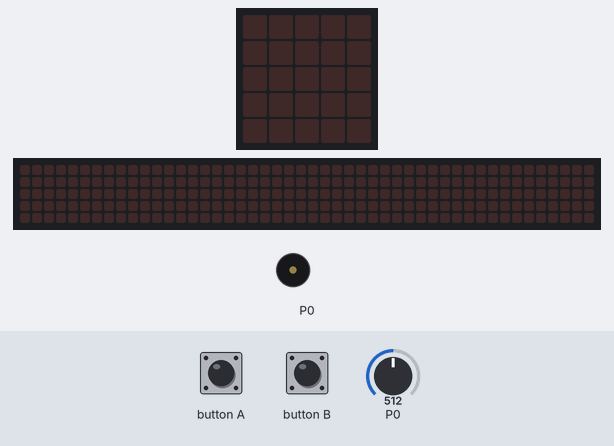
The program below on a simulated BBC micro:bit (MakeCode). Shown: the board's 5×5 LED display, a strip that is not on the board, showing the scrolling text unrolled, buzzer (waves = sounding). Inputs (shaded band) come from the test bench; at power-on: P0 = 512 (analog values on the 0–1023 scale). The 48×5 strip is a reading aid, not a part: it shows the text the display is scrolling, unrolled, one strip-width of it at a time.

Above: at 1.2 s.
1.3 s: button A pressed for 0.15 s
At 3.5 s:
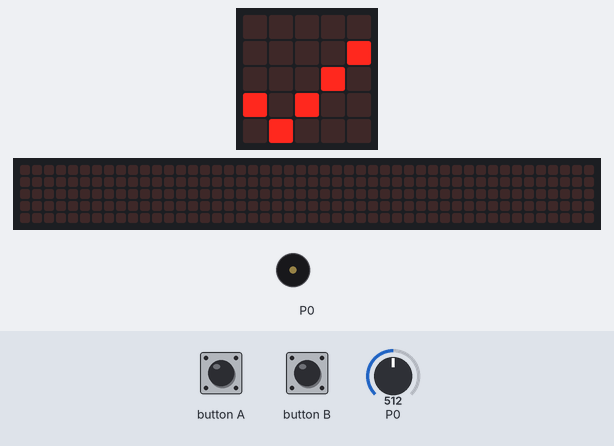
4.4 s: button B pressed for 0.15 s
At 7.47 s:
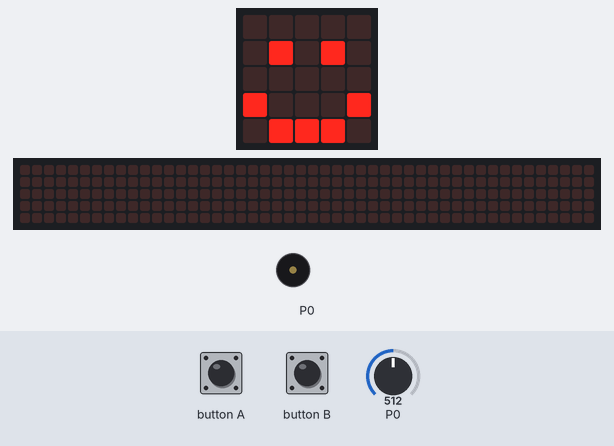
7.5 s: button A pressed for 0.15 s
At 8.29 s:
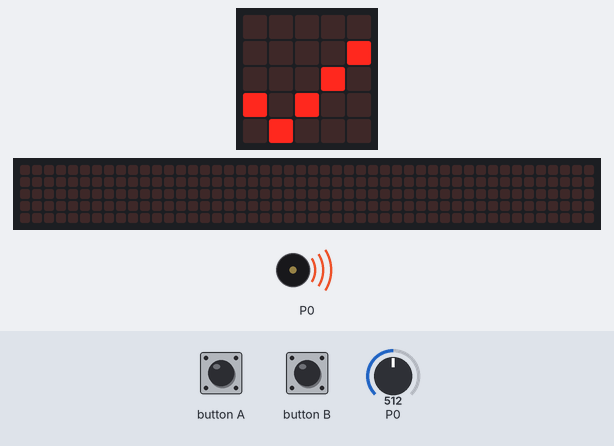
10.5 s: button A pressed for 0.15 s
At 16.36 s:
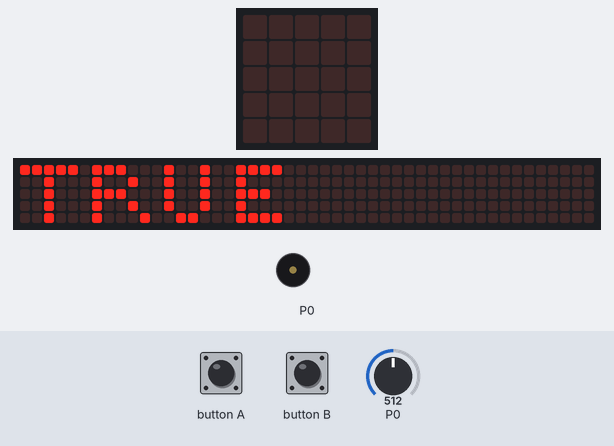
Timing chart, 0 to 17.9 s (numbered marks = the images above; inputs shaded):
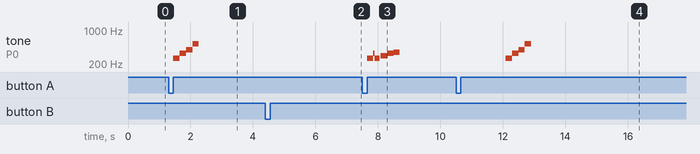

Measured:
- after the input at 1.3 s, tone on P0: plays 262 Hz for 0.21 s, 330 Hz for 0.21 s, 392 Hz for 0.21 s, 523 Hz for 0.20 s, starting after 0.15 s; the display: changes after 1.8 s (image 1)
- after the input at 4.4 s, the display: first differs from a run without the input after 2.9 s (image 2)
- after the input at 7.5 s, the display: changes after 0.39 s (image 3)
- after the input at 10.5 s, tone on P0: plays 262 Hz for 0.21 s, 330 Hz for 0.21 s, 392 Hz for 0.21 s, 523 Hz for 0.20 s, starting after 1.6 s
- what the display in image 1 shows lasts 0.6 s, from 3.1 s to 3.7 s
- what the display in image 4 shows lasts 0.5 s, from 16.1 s to 16.6 s

The program:

main.ts
```typescript
let 일반 = 0
let 답변 = 0
input.onButtonPressed(Button.A, function () {
    일반 = pins.analogReadPin(AnalogPin.P0)
    music.playMelody("C E G C5 - - - - ", 300)
    basic.showIcon(IconNames.Yes)
    basic.showNumber(일반)
})
input.onButtonPressed(Button.B, function () {
    답변 = pins.analogReadPin(AnalogPin.P0)
    basic.showIcon(IconNames.Happy)
    if (일반 < 답변) {
        music.playMelody("G G G G - - - - ", 300)
        basic.showString("FALSE")
    } else {
        music.playMelody("C D E F - - - - ", 300)
        basic.showString("TRUE")
    }
    basic.showNumber(답변)
})
```

test.ts
```typescript
// 테스트는 여기로 이동합니다; 이 패키지가 확장으로 사용될 때 컴파일되지 않을 것 입니다.
```
